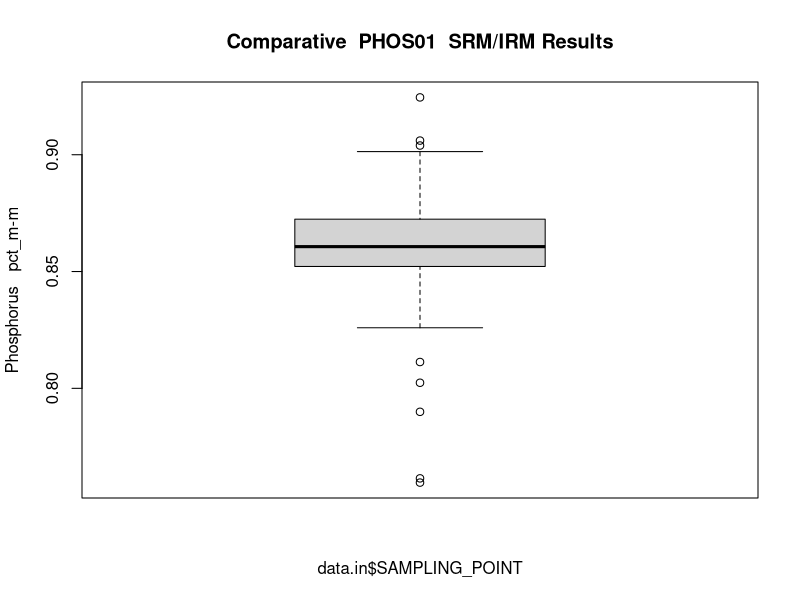
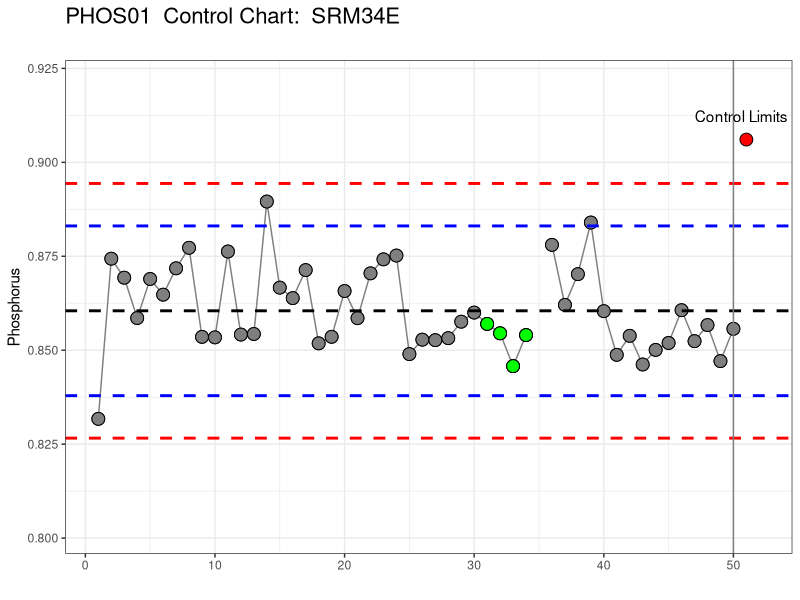

These charts were generated, in order, by the following R code: (Note: this script raises an error after producing the figures.)
#### Clean Up environment -----------------------------
rm(list=ls())

### ---------------------------------------------------
library(tidyverse)
library(readxl)
library(psych)
library(here)


## Functions -------------------
outliers <- function (x, b = FALSE) {
xx <- sapply(x, as.numeric)

#xx <- sort(xx)

remove_outliers <- function(x, na.rm = TRUE, ...) {
 qnt <- quantile(x, probs=c(.25, .75), na.rm = na.rm, ...)
 H <- 1.5 * IQR(x, na.rm = na.rm)
 y <- x
 y[x < (qnt[1] - H)] <- NA
 y[x > (qnt[2] + H)] <- NA
 y
}

yy <- remove_outliers(xx)
ww <- remove_outliers(yy)
zz <- remove_outliers(ww)

diff.out <- data.frame(xx, yy, ww, zz)

if(b == TRUE){
boxplot(diff.out)
}

return(zz)
}

### Data Input -------------------------------------------------------------------
here()
data.raw <- read_excel("data/PHOS01.xlsx", col_types = c("numeric", 
                                                       "date", "text", "text", "text", "text", 
                                                       "text", "numeric", "text", "text"))


# Input parameters ----------------------------------------------------------------

max.pts <- 50 # Maximum points plotted
points <- 50   # How many points used to set control lines

# ---------------------------------------------------------------------------------

testname <- substr(data.raw$ANALYSIS[1],1,6)

Name <- data.raw$REPORTED_NAME[1]
Units <- tolower(sub("_P_","/",(data.raw$UNITS[1])))

# Clean the data
data.in <- select(data.raw, everything())%>%
        arrange(SAMPLE_NUMBER)%>%
        filter(SAMPLE_NUMBER > 4000000)%>%
        select(ASSIGNED_OPERATOR, SAMPLING_POINT, ENTRY)%>%
        mutate(ENTRY = as.numeric(as.character(ENTRY)))%>%
        na.omit


boxplot(data.in$ENTRY~data.in$SAMPLING_POINT,
        main = paste("Comparative ",testname," SRM/IRM Results"),
        ylab = paste(Name," ", Units))

j <- length(unique(data.in$SAMPLING_POINT))


srm1 <- unique(data.in[2])

srm <- srm1[j,]

data.in3 <- data.in[data.in$SAMPLING_POINT==srm,]
names(data.in3) <- c("Operator", "SRM","A")
data.in3 <- select(data.in3, everything())%>%
        filter( between(row_number(), n()-max.pts, n()))

clean <- outliers(data.in3$A[1:points])
xx <- describe(clean)

UCL <- xx$mean + 3*xx$sd
UWL <- xx$mean + 2*xx$sd
Centre <- xx$mean 
LWL <- xx$mean - 2*xx$sd
LCL <- xx$mean - 3*xx$sd
MU <- 2*xx$sd

CC <- c(UCL, UWL, Centre, LWL, LCL ,MU)
Labels <- c("UCL", "UWL", "Centre", "LWL", "LCL", "MU +/-")
Clines <- cbind(Labels, round(CC,3))
Clines <- as.data.frame(Clines)

# Calculate outliers -----------------------------------------------------------
data.in3$outliers = NA
j <- nrow(data.in3)

for (i in 1:j) {
        if(between(data.in3$A[i], LCL, UCL)==TRUE)
           data.in3$outliers[i]=data.in3$A[i]
}

# Calculate trend on one side of mean ------------------------------------------
data.in3$T1 <- 1
data.in3$T2 <- 1

for (i in 2:j) {
        if(data.in3$A[i] < Centre)
                data.in3$T1[i] = -1
}
n=1
for (i in 2:j) {
        if(data.in3$T1[i] == data.in3$T1[i - 1]) {
                data.in3$T2[i] = n +1
                n = n + 1
        } else {  
                data.in3$T2[i] = 1
                n = 1
        }
}

data.in3$T3 <- NA
for (i in 1:j) {
        if(data.in3$T2[i] > 6)
                data.in3$T3[i] = data.in3$A[i]
}

# Trending up or down -----------------------------------------------------

data.in3$T4 <- 1
data.in3$T5 <- 1

for (i in 2:j) {
        if(data.in3$A[i] < data.in3$A[i-1])
                data.in3$T4[i] = -1
}
n=1
for (i in 2:j) {
        if(data.in3$T4[i] == data.in3$T4[i - 1]) {
                data.in3$T5[i] = n +1
                n = n + 1
        } else {  
                data.in3$T5[i] = 1
                n = 1
        }
}

data.in3$T6 <- NA
for (i in 1:j) {
        if(data.in3$T5[i] > 6)
                data.in3$T6[i] = data.in3$A[i]
}


# Plotting ----------------------------------------------------------------

data_new <- data.in3
data_new$T6 <- as.numeric(data_new$T6)
data_new$T3 <- as.numeric(data_new$T3)
data_new$row_n <- as.numeric(rownames(data_new))



plot_new <- ggplot(data_new, aes(x=row_n, y=A)) +
        geom_line(aes(y=outliers), size=0.5, colour = "gray50") +
        geom_point(size=4, shape = 21, fill ="red", colour = "black") +
        geom_point(aes(y=outliers), size = 4, shape = 21, fill ="gray50", colour = "black") +
        geom_point(aes(y=T3), size = 4, shape = 21, fill ="green", colour = "black") +
        geom_point(aes(y=T6), size = 4, shape = 21, fill ="orange", colour = "black") +
        geom_hline(yintercept = Centre, lty = 2,lwd=1, colour = "black") +
        geom_hline(yintercept = UWL, lty = 2, lwd=1,colour = "blue") +
        geom_hline(yintercept = LWL, lty = 2, lwd=1,colour = "blue") +
        geom_hline(yintercept = UCL, lty = 2,lwd=1, colour = "red") +
        geom_hline(yintercept = LCL, lty = 2, lwd=1,colour = "red") +
        geom_vline(xintercept = points, lty = 1, lwd=0.5,colour = "gray50") +
        theme_bw() +
        labs(x="", y=Name,  title= paste(testname," Control Chart: ", srm,"\n")) +
        theme(plot.title = element_text(size=16)) +
        scale_y_continuous(limits = c(0.97*LCL, 1.03*UCL)) +
        annotate("text", x = points+2, y = 1.02*UCL, label = "Control Limits Data") 
plot_new
ggsave(file.path('graphs', paste(testname,'_', srm,'_Control_Chart.png')), width = 8, height = 5, dpi=200)

# Histogram of control chart ---------------------------------------------
hist(data.in3$outliers, 
     breaks=20, 
     xlab=srm,
     main = paste("Control Chart",srm,"data distribution"))
abline(v = Centre, col = "red", lty = 2)

print(describe(data.in3$outliers))
print (Clines)

xx <- boxplot(data.in3$A~data.in3$Operator, las=2, cex.axis = 0.8)
abline(h=Centre, col = "blue", lty=2, lwd=2)
mytable <- xx$stats
colnames(mytable)<-xx$names
rownames(mytable)<-c('min','lower quartile','median','upper quartile','max')
mytable 

table(data.in3$Operator)
